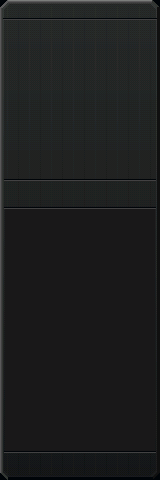
#> input picture tools/sidebar_redesign/opencnc3d-hud-640x480/pieces/panel_body.png, 160 x 480 px, found by its file name
$ python make_icon.py
#> lines starting #> are read from the running program, lines starting #| are printed output that depends on the picture; after the words box and inside, x2 and y2 are one past the last pixel; in counts of white or black regions, pixels touching at a corner belong together
#!/usr/bin/env python3
"""Rebuild OpenCNC3D.app's icon from the cartridge's own art.

    python3 tools/launchers/make_icon.py

WHY THIS IS A SCRIPT AND NOT A CHECKED-IN PNG. The .icns is a build output made
of ten rescalings of one source, and the source is art that lives in the repo
already. A committed binary would drift from it silently the first time the
emblem is re-cut.

THE SOURCE is the GDI eagle medallion the 640x480 HUD puts in its radar well,
tools/sidebar_redesign/gdi_eagle/02_isolated_80x69.png. Two things are done to
it and both are deliberate:

  * MASKED TO ITS CIRCLE. The "isolated" cut leaves grey fringe from the plate it
    was lifted off, and at icon size that reads as dirt around the medallion. The
    emblem is a circle, so everything outside the largest inscribed ellipse of the
    opaque region is dropped. That removes the fringe without repainting any of
    the art itself.
  * UPSCALED WITH NEAREST, at a whole-number factor. This is a pixel-art game
    rendered from a 1996 cartridge; a smooth resample would make the icon look
    like a blurred photograph of the game rather than the game.

The plate behind it is the HUD's own panel tone (the mean colour of
art_new/panel_body.png) as a vertical gradient, so the icon and the sidebar agree.
"""
import os
import subprocess
import sys

import numpy as np
from PIL import Image, ImageDraw, ImageFilter

HERE = os.path.dirname(os.path.abspath(__file__))
REPO = os.path.normpath(os.path.join(HERE, "..", ".."))
EAGLE = os.path.join(REPO, "tools/sidebar_redesign/gdi_eagle/02_isolated_80x69.png")
PANEL = os.path.join(REPO, "tools/sidebar_redesign/art_new/panel_body.png")
APP = os.path.join(HERE, "OpenCNC3D.app")
S = 1024


def cleaned_eagle():
    """The medallion with the isolation fringe removed, cropped to its bounds."""
    a = np.array(Image.open(EAGLE).convert("RGBA"))
    opaque = a[:, :, 3] > 200
    ys, xs = np.nonzero(opaque)
    assert len(xs), "the eagle source has no opaque pixels"
    cx, cy = (xs.min() + xs.max()) / 2.0, (ys.min() + ys.max()) / 2.0
    rx, ry = (xs.max() - xs.min()) / 2.0, (ys.max() - ys.min()) / 2.0
    Y, X = np.mgrid[0:a.shape[0], 0:a.shape[1]]
    inside = ((X - cx) / (rx * 0.93)) ** 2 + ((Y - cy) / (ry * 0.93)) ** 2 <= 1.0
    a[:, :, 3] = np.where(inside & opaque, 255, 0).astype(np.uint8)
    im = Image.fromarray(a)
    return im.crop(im.getbbox())


def compose():
    base = tuple(int(x) for x in
                 np.array(Image.open(PANEL).convert("RGB")).reshape(-1, 3).mean(0))
#> base = (29, 30, 30)
    top = tuple(min(255, int(c * 2.6)) for c in base)
#> top = (75, 78, 78)
    bot = tuple(int(c * 0.5) for c in base)
#> bot = (14, 15, 15)

    grad = Image.new("RGB", (1, S))
    for y in range(S):
        t = y / (S - 1)
        grad.putpixel((0, y), tuple(int(top[k] * (1 - t) + bot[k] * t) for k in range(3)))
    grad = grad.resize((S, S))
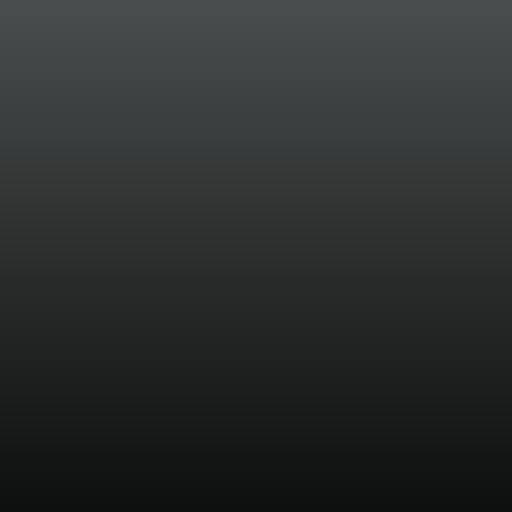
#> grad: PIL image 1024x1024 RGB (shown at 1/2 size); mean R, G, B 44, 46, 46

    img = Image.new("RGBA", (S, S), (0, 0, 0, 0))
#> img: PIL image 1024x1024 RGBA; every value is 0
    mask = Image.new("L", (S, S), 0)
#> mask: PIL image 1024x1024 L; every value is 0
    ImageDraw.Draw(mask).rounded_rectangle([36, 36, S - 36, S - 36], radius=190, fill=255)
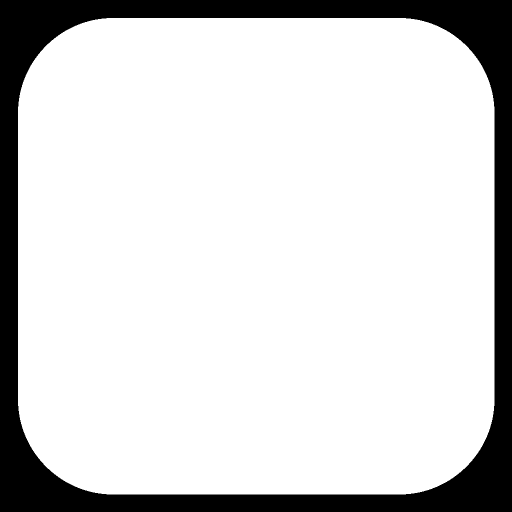
#> mask: PIL image 1024x1024 L (shown at 1/2 size); 83.6% white; 1 black region, box (x1, y1, x2, y2) and area: (0, 0, 1024, 1024) 171575
    img.paste(grad, (0, 0), mask)
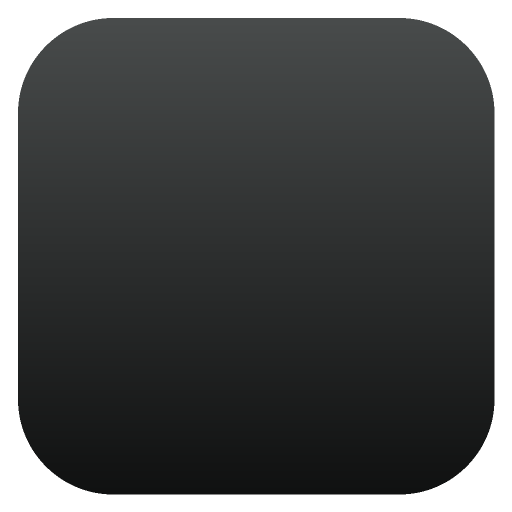
#> img: PIL image 1024x1024 RGBA (shown at 1/2 size); mean R, G, B, A 36.8, 38.4, 38.4, 213.3; transparent parts drawn white
    d = ImageDraw.Draw(img)
    d.rounded_rectangle([36, 36, S - 36, S - 36], radius=190,
                        outline=(198, 186, 150, 200), width=7)
    d.rounded_rectangle([50, 50, S - 50, S - 50], radius=178, outline=(0, 0, 0, 80), width=3)

    eagle = cleaned_eagle()
    e = eagle.resize((eagle.width * 7, eagle.height * 7), Image.NEAREST)
    at = ((S - e.width) // 2, (S - e.height) // 2)
    shadow = Image.new("RGBA", (S, S), (0, 0, 0, 0))
    shadow.paste(Image.new("RGBA", e.size, (0, 0, 0, 150)), (at[0] + 10, at[1] + 16), e)
    img = Image.alpha_composite(img, shadow.filter(ImageFilter.GaussianBlur(14)))
    img.paste(e, at, e)
    return img


def main():
    img = compose()
    iconset = "/tmp/opencnc3d.iconset"
    os.makedirs(iconset, exist_ok=True)
    for sz in (16, 32, 64, 128, 256, 512, 1024):
        img.resize((sz, sz), Image.LANCZOS).save("%s/icon_%dx%d.png" % (iconset, sz, sz))
        if sz <= 512:
            img.resize((sz * 2, sz * 2), Image.LANCZOS).save(
                "%s/icon_%dx%d@2x.png" % (iconset, sz, sz))
    out = os.path.join(APP, "Contents/Resources/AppIcon.icns")
    subprocess.check_call(["iconutil", "-c", "icns", iconset, "-o", out])
    print("wrote %s" % out)

    # THE WINDOWS HALF OF THE SAME ICON, so the executable is recognisable there too
    # executable per platform with a game icon on it. Same composed image, so the two
    # platforms cannot drift into different emblems; only the container differs.
    # PIL writes a multi-size .ico from one call, and 256 is the largest Explorer uses.
    ico = os.path.join(os.path.dirname(APP), "opencnc3d.ico")
    img.save(ico, sizes=[(16, 16), (24, 24), (32, 32), (48, 48), (64, 64),
                         (128, 128), (256, 256)])
    print("wrote %s" % ico)
    print("now:  cp -R \"%s\" <repo>/playable/" % APP)


if __name__ == "__main__":
#> (the run stopped early here; a loop or call above may not have finished)
